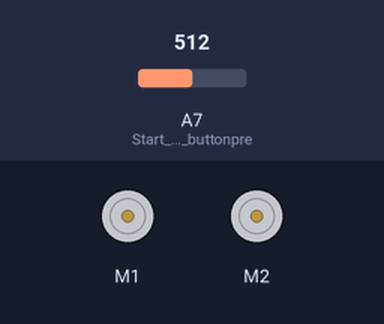
This sketch was run on a simulated Arduino Nano, built with avr-gcc and run on an emulated ATmega328P. On the bench: 2 × DC motor (green arrow = forward, orange = backward, longer = faster). The inputs (shaded band) are chosen by the test bench; at power-on: A7 (Start_Code_when_buttonpre) = 512.

Above: at 0.8 s.
0.9 s: A7 (Start_Code_when_buttonpre) set to 0
At 1.6 s:
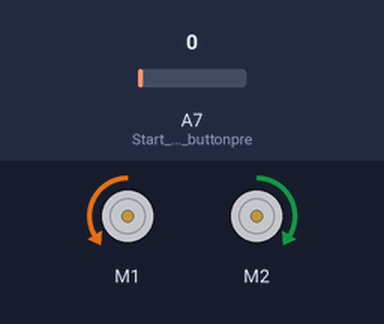
At 2.3 s:
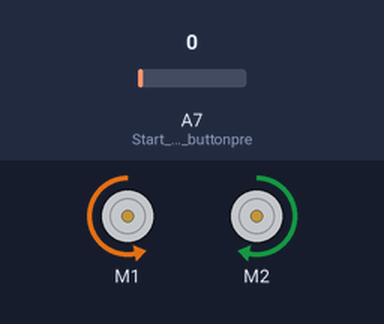
Timing chart, 0 to 9.4 s (numbered marks = the images above; inputs shaded):
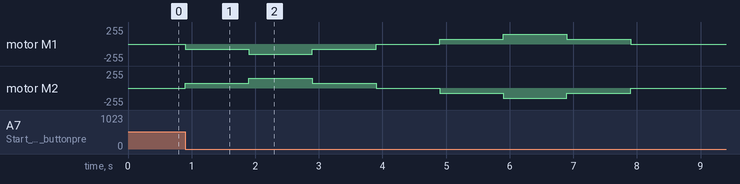

The sketch:

Project__1.ino
```cpp
#include <Arduino.h>
#include <MeMCore.h>

MeDCMotor motor1(M1);
MeDCMotor motor2(M2);

void moveForward(){
  motor1.run(-75);
  motor2.run(75);
  delay(1000);
  motor1.run(-150);
  motor2.run(150);
  delay(1000);
  motor1.run(-75);
  motor2.run(75);
  delay(1000);
  motor1.stop();
  motor2.stop();
  delay(1000);
  motor1.run(75);
  motor2.run(-75);
  delay(1000);
  motor1.run(150);
  motor2.run(-150);
  delay(1000);
   motor1.run(75);
  motor2.run(-75);
  delay(1000);
  motor1.stop();
  motor2.stop();
}

void setup() {
  pinMode(A7, INPUT);//Start Code when buttonpressed
  while(analogRead(A7) != 0);
  moveForward();
}

void loop() {
  // put your main code here, to run repeatedly:

}
```

Measured:
- after the input at 0.9 s, motor M1: stopped → backward 75/255 at once, → backward 150/255 1.0 s later, → backward 75/255 1.0 s later, → stopped 1.0 s later, … (8 changes in this stretch); motor M2: stopped → forward 75/255 at once, → forward 150/255 1.0 s later, → forward 75/255 1.0 s later, → stopped 1.0 s later, … (8 changes in this stretch)
